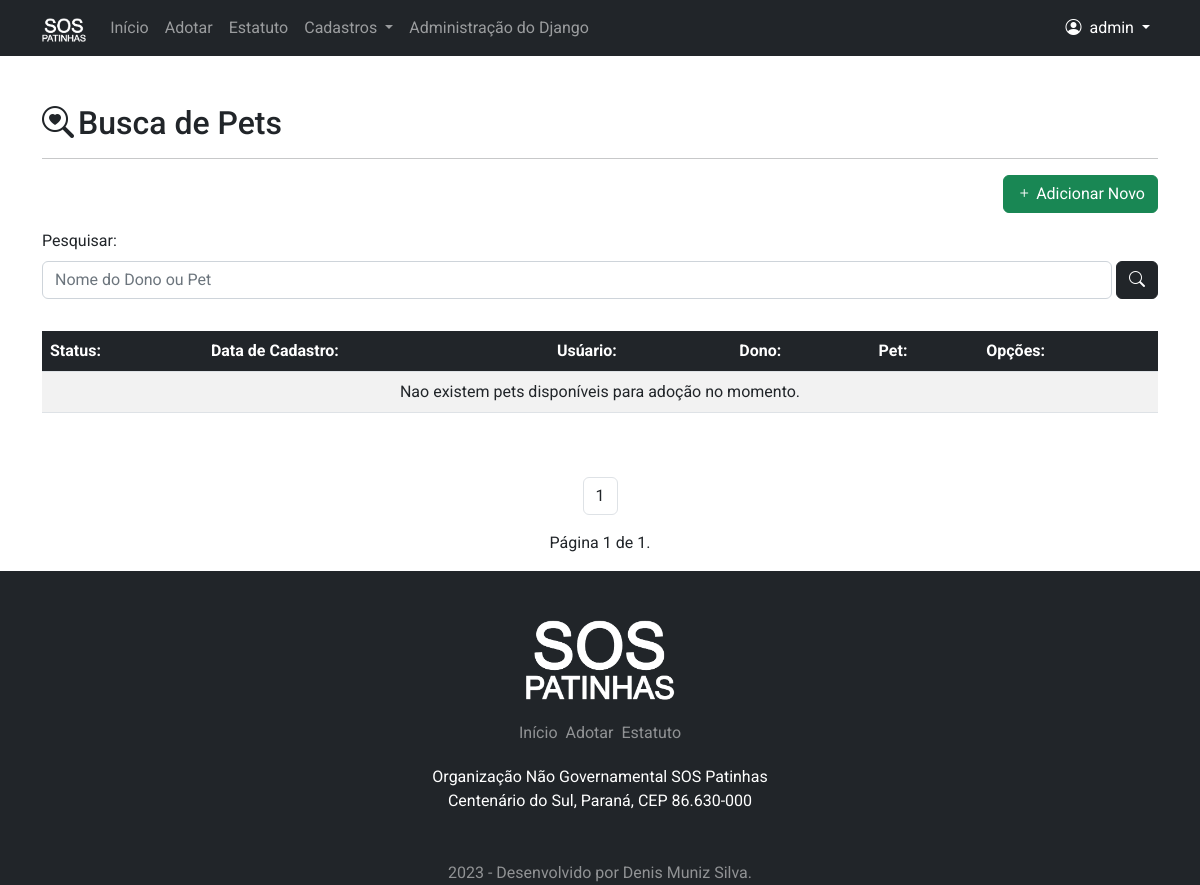
Page /adocao/lista/ (signed in) on the earlier database version.
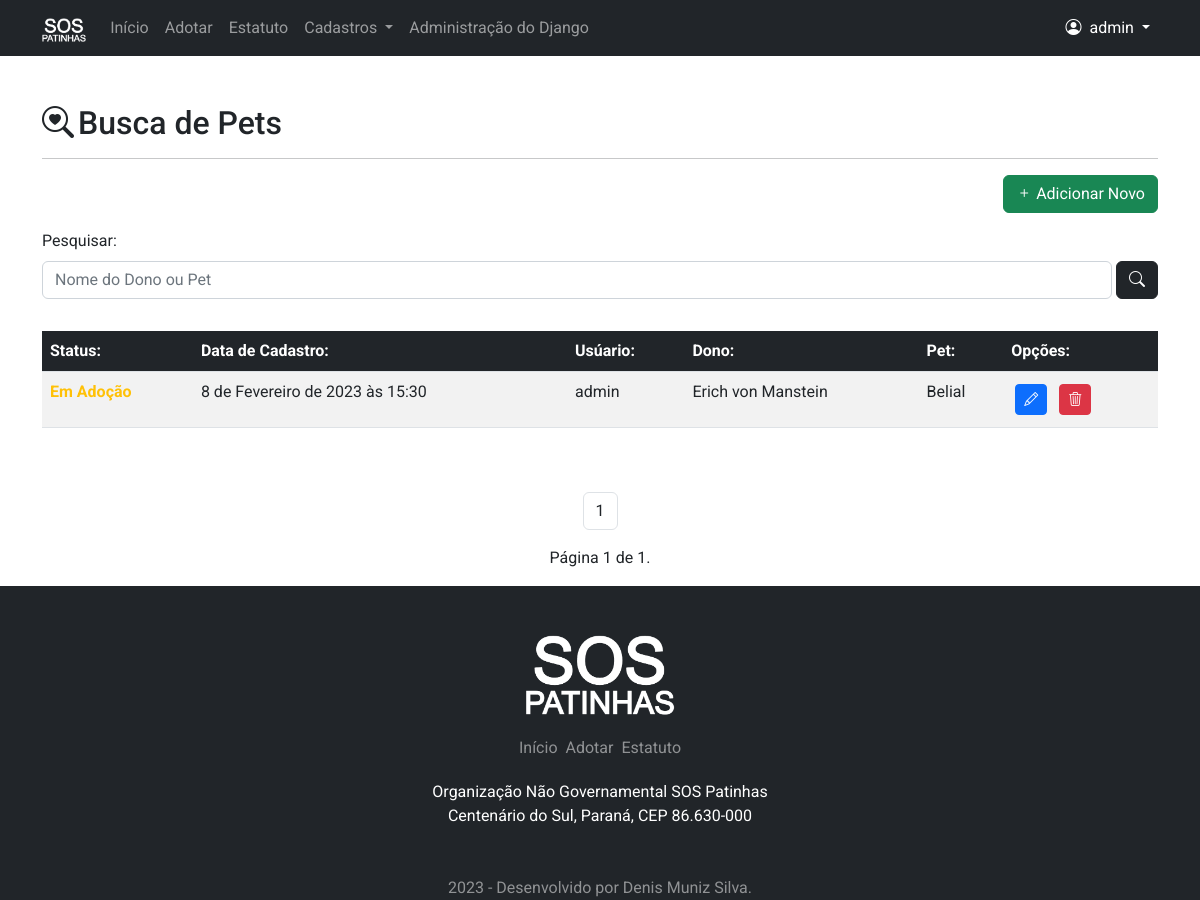
Same page on the later database version.
### pet/models.py (models this page shows, shortened)
class Adocao(models.Model):
    SEXO_CHOICES = [
        ('Indefinido', _('Indefinido')),
        ('Macho', _('Macho')),
        ('Fêmea', _('Fêmea')),
    ]
    STATUS_CHOICES = [
        ('d', _('Disponível')),
        ('a', _('Adotado')),
        ('c', _('Adoção Cancelada')),
    ]
    IDADE_CHOICES = [
        ('Desconhecida', _('Desconhecida')),
        ('01 Mês', _('01 Mês')),
        ('02 Mêses', _('02 Mêses')),
        ('03 Mêses', _('03 Mêses')),
        ('04 Mêses', _('04 Mêses')),
        ('05 Mêses', _('05 Mêses')),
        ('06 Mêses', _('06 Mêses')),
        ('07 Mêses', _('07 Mêses')),
        ('08 Mêses', _('08 Mêses')),
        ('09 Mêses', _('09 Mêses')),
        ('10 Mêses', _('10 Mêses')),
        ('11 Mêses', _('11 Mêses')),
        ('01 Ano', _('01 Ano')),
        ('02 Anos', _('02 Anos')),
        ('03 Anos', _('03 Anos')),
        ('04 Anos', _('04 Anos')),
        ('05 Anos', _('05 Anos')),
        ('06 Anos', _('06 Anos')),
        ('07 Anos', _('07 Anos')),
        ('08 Anos', _('08 Anos')),
        ('09 Anos', _('09 Anos')),
        ('10 Anos', _('10 Anos')),
        ('11 Anos', _('11 Anos')),
        ('12 Anos', _('12 Anos')),
        ('13 Anos', _('13 Anos')),
        ('14 Anos', _('14 Anos')),
        ('15 Anos', _('15 Anos')),
        ('16 Anos', _('16 Anos')),
        ('17 Anos', _('17 Anos')),
        ('18 Anos', _('18 Anos')),
        ('19 Anos', _('19 Anos')),
        ('20 Anos', _('20 Anos')),
        ('21 Anos', _('21 Anos')),
        ('22 Anos', _('22 Anos')),
        ('23 Anos', _('23 Anos')),
        ('24 Anos', _('24 Anos')),
        ('25 Anos', _('25 Anos')),
        ('26 Anos', _('26 Anos')),
        ('27 Anos', _('27 Anos')),
        ('28 Anos', _('28 Anos')),
        ('29 Anos', _('29 Anos')),
        ('30 Anos', _('30 Anos')),
    ]
    cadastrado_em = models.DateTimeField(auto_now_add=True, verbose_name=_('Data de Cadastro'))
    cadastrado_por = models.ForeignKey(User, on_delete=models.PROTECT, verbose_name=_('Cadastrante'))
    nome_dono = models.CharField(
        max_length=200, verbose_name=_('Nome Completo do Dono'))
    email_1 = models.EmailField(
        max_length=150, verbose_name=_('E-mail 01'), null=True, blank=True)
    email_2 = models.EmailField(
        max_length=150, verbose_name=_('E-mail 02'), null=True, blank=True)
    fone_1 = models.CharField(max_length=15, verbose_name=_('Fone 01'))
    fone_2 = models.CharField(
        max_length=15, verbose_name=_('Fone 02'), null=True, blank=True)
    fone_3 = models.CharField(
        max_length=15, verbose_name=_('Fone 03'), null=True, blank=True)
    obs = models.TextField(
        max_length=2000, verbose_name=_('Observações'), null=True, blank=True)
    cep = models.CharField(
        max_length=8, verbose_name='CEP', null=True, blank=True)
    estado = models.CharField(
        max_length=2, verbose_name=_('Estado'), null=True, blank=True)
    cidade = models.CharField(
        max_length=200, verbose_name=_('Cidade'), null=True, blank=True)
    bairro = models.CharField(
        max_length=200, verbose_name=_('Bairro'), null=True, blank=True)
    endereco = models.CharField(
        max_length=250, verbose_name=_('Endereço'), null=True, blank=True)
    numero = models.IntegerField(
        default=0, verbose_name=_('Número'), null=True, blank=True)
    complemento = models.TextField(
        max_length=2000, verbose_name=_('Complemento'), null=True, blank=True)
    nome_pet = models.CharField(max_length=200, verbose_name=_('Nome do Pet'))
    idade = models.CharField(max_length=15, choices=IDADE_CHOICES)
    especie = models.ForeignKey(
        Especie, on_delete=models.PROTECT, verbose_name=_('Especie'))
    raca = models.ForeignKey(
        Raca, on_delete=models.PROTECT, verbose_name=_('Raça'))
    sexo = models.CharField(max_length=10, choices=SEXO_CHOICES)
    qualidades = models.CharField(max_length=2000, verbose_name=_('Qualidades do Pet'))
    img = models.ImageField(upload_to='Adocao_fotos/', verbose_name=_('Foto'))
    status = models.CharField(max_length=1, choices=STATUS_CHOICES , verbose_name=_('Status'))

### pet/views.py (the view)
# urls.py: path('adocao/lista/', PaginaAdotarLista.as_view(), name='lista-pet'),
class PaginaAdotarLista(LoginRequiredMixin, ListView):
    paginate_by = 20
    login_url = reverse_lazy('login')
    model = Adocao
    template_name = 'pet/divulgar_lista.html'
    def get_queryset(self):
        queryset = super().get_queryset()
        query = self.request.GET.get('q')
        if query:
            queryset = queryset.filter(
                Q(nome_dono__icontains=query) | Q(nome_pet__icontains=query)
            )
        return queryset

### pet/templates/pet/divulgar_lista.html (shortened to what this page needs)
{% extends 'base.html' %}
{% load static %}
{% block pagina %}
<div class="container py-5">
    <h2><i class="bi bi-search-heart me-1"></i>Busca de Pets</h2>
    <hr>
    <div class="d-flex justify-content-end my-3">
        <a href="{% url 'added-pet' %}" class="btn btn-success"><i class="bi bi-plus me-1"></i>Adicionar Novo</a>
    </div>
    <form method="get">
        <div class="row mb-3">
            <label for="busca" class="form-label">Pesquisar:</label>
            <div class="d-flex align-items-end" id="busca">
                <input type="text" name="q" value="{{ request.GET.q }}" placeholder="Nome do Dono ou Pet"
                    class="form-control me-1">
                <button type="submit" class="btn btn-dark">
                    <i class="bi bi-search" id="lupacep"></i>
                </button>
            </div>
        </div>
    </form>
    <div class="table-responsive">
        <table class="table table-striped mt-3">
            <thead>
                <tr class="text-bg-dark">
                    <th scope="col">Status:</th>
                    <th scope="col">Data de Cadastro:</th>
                    <th scope="col">Usúario:</th>
                    <th scope="col">Dono:</th>
                    <th scope="col">Pet:</th>
                    <th scope="col">Opções:</th>
                </tr>
            </thead>
            <tbody>
                {% for item in object_list %}
                <tr>
                    <td>
                        {% if item.status == 'd' %}
                        <span class="text-warning fw-bold">Em Adoção</span>
                        {% elif item.status == 'c' %}
                        <span class="text-danger fw-bold">Cancelado</span>
                        {% else %}
                        <span class="text-success fw-bold">Adotado</span>
                        {% endif %}
                    </td>
                    <td>{{item.cadastrado_em}}</td>
                    <td>{{item.cadastrado_por}}</td>
                    <td>{{item.nome_dono}}</td>
                    <td>{{item.nome_pet}}</td>
                    <td>
                        <a href="{% url 'edit-pet' item.pk %}" class="btn btn-primary btn-sm m-1">
                            <i class="bi bi-pencil"></i>
                        </a>
                        <a href="{% url 'delete-pet' item.pk %}" class="btn btn-danger btn-sm m-1">
                            <i class="bi bi-trash3"></i>
                        </a>
                    </td>
                </tr>
                {% empty %}
                <tr>
                    <td colspan="6" class="text-center">Nao existem pets disponíveis para adoção no momento.</td>
                </tr>
                {% endfor %}
            </tbody>
        </table>
    </div>
</div>
{% include "paginacao.html" %}
{% endblock %}

Differences in the rows shown:
added Adocao: status "Em Adoção", cadastrado_em "8 de Fevereiro de 2023 às 15:30", cadastrado_por "admin", nome_dono "Erich von Manstein", nome_pet "Belial"
Other differences:
text no longer shown: "Nao existem pets disponíveis para adoção no momento."
